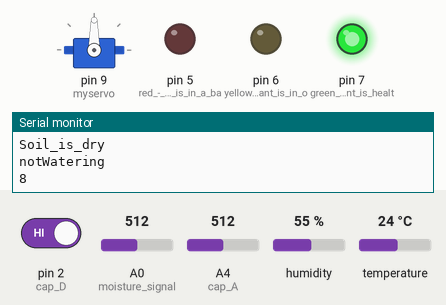
A sketch run on a simulated Arduino Uno, built with avr-gcc and run on an emulated ATmega328P. Parts: servo, output pins drawn as LEDs (lit = HIGH), the last lines printed to the serial monitor. The test bench sets the inputs (shaded band); at power-on: A0 (moisture_signal) = 512, pin 2 (cap_D) HIGH, A4 (cap_A) = 512, humidity 55 %, temperature 24 °C.

Above: at 2.8 s.
2.9 s: A0 (moisture_signal) set to 1010
At 4.7 s:
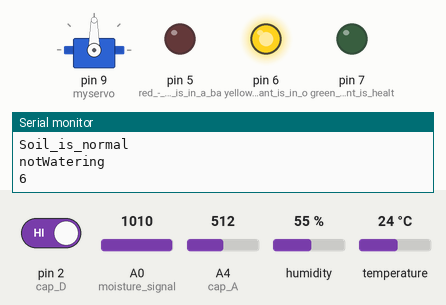
9.2 s: pin 2 (cap_D) driven LOW
At 9.7 s:
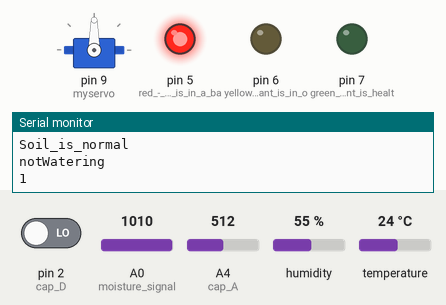
Timing chart, 0 to 12.2 s (numbered marks = the images above; inputs shaded):
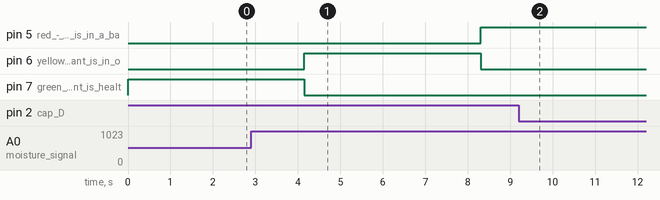

The sketch:

smartIrrigation.ino
```cpp
// program: A simple water irrigation system that leaks water when the interval time is up, if it is not currently raining. Sensors used
// include DHT11 temp and humidity, rain sensor, and soil moisture sensor. Additionally, the system uses 3 leds for visual indication of watering intervals,
// as well as tubing attached to a servomotor which is triggered and tilted for water leaking.
//LEDS
int plantHealth = 0;

// RAIN SENSOR:
const int cap_D = 2;
const int cap_A = A4;
int rainAnalog;

// DHT TEMP AND HUMID:
#include "DHT.h"
#define DHTPIN A1     // Digital pin connected to the DHT sensor
#define DHTTYPE DHT11   // DHT 11
DHT dht(DHTPIN, DHTTYPE);

// SOIL MOISTURE AND SERVO:
int moisture_signal = A0;
const int dryValue = 996;
int timer = 0;

int waterTime = 10; // adjustable interval time of which the plant is watered.
// is a minute (60secs) at default.
//int waterTime2 = 3600; //an alt value for the water interval. = an hour

//SERVO MOTOR:
#include <Servo.h>
Servo myservo;
int pos = 0;

void setup() {
  // put your setup code here, to run once:
  Serial.begin(9600);
  //LEDS
  pinMode(7, OUTPUT); //green - if plant is healthy and good condition
  pinMode(6, OUTPUT); // yellow - if plant is in ok conditions
  pinMode(5, OUTPUT); // red - if plant is in a bad state

  //SERVO
  myservo.attach(9);  // attaches the servo on pin 9 to the servo object  // for dht module

  //DHT
  dht.begin();

  //RAIN SENSOR
  pinMode(cap_D, INPUT);
  pinMode(cap_A, INPUT);
}

void loop() {
  // LED - CHECK: - builds up via % of the water interval time specified, is then reset when watered
  if (plantHealth > waterTime - (waterTime/3)){
    digitalWrite(7, LOW);  //green turn off
    digitalWrite(6, LOW);  //yellow turn off
    digitalWrite(5, HIGH);  //red
    delay(1000);
  }
  else if (plantHealth < waterTime && plantHealth > waterTime/3){
    digitalWrite(5, LOW);  //red turn off
    digitalWrite(7, LOW);  //green turn off
    digitalWrite(6, HIGH);  //yellow
    delay(1000);
  }
  else {
    digitalWrite(5, LOW);  //red turn off
    digitalWrite(6, LOW);  //yellow turn off
    digitalWrite(7, HIGH);  //green
    delay(1000);
  }

  // DHT - writes humidity, temp and heat index in C and F (not humidity):
  float h = dht.readHumidity();
  float t = dht.readTemperature();
  float f = dht.readTemperature(true);
  float hif = dht.computeHeatIndex(f, h);
  float hic = dht.computeHeatIndex(t, h, false);
  Serial.println(h);
  Serial.println(t);
  Serial.println(f);
  Serial.println(hic);
  Serial.println(hif);

  // RAIN SENSOR: - checks for rain, prints analog value, and changes isRaining bool for water condition
  bool isRaining;
  if(digitalRead(cap_D) == LOW) {
      Serial.println("Raining");
      isRaining = true;
      delay(10);
    } else{
      Serial.println("Not raining");
      //isRaining = false;
      isRaining = true;
      //- change this and uncomment the other if statement to see water condition
      delay(10);
    }
  rainAnalog=analogRead(cap_A);
   Serial.println(rainAnalog);

  //SOIL MOISTURE AND SERVO MOTOR - IF MOISTURE IS DRY, ITS NOT RAINING, & THE WATER INTERVAL TIME IS MET, PLANT WILL BE WATERED VIA SERVO MOTOR
  int Moisture = analogRead(moisture_signal);
  //Serial.print(" Moisture level: ");
  Serial.println(Moisture);
  if (Moisture < 1000){
  //if (Moisture >= dryValue){
    Serial.println("Soil_is_dry");
    if (timer >= waterTime && isRaining == false){
      // WATERING:
      Serial.println("Watering");
      plantHealth++; // adds health by watering
      for (pos = 180; pos >=1; pos--) { // goes from 180 degrees to 0 degrees
        myservo.write(pos);              // tell servo to go to position in variable 'pos'
        delay(10);
      }
      for (pos = 0; pos <180; pos ++) { // goes from 0 degrees to 180 degrees
      // in steps of 1 degree
        myservo.write(pos);              // tell servo to go to position in variable 'pos'
        delay(10);
      }
      plantHealth = 0;
      timer = 0;
    } else {
      Serial.println("notWatering");
    }
  }
  else if (Moisture <= 700){
      Serial.println("Soil_too_wet");
      Serial.println("notWatering");
  } else {
    Serial.println("Soil_is_normal");
    Serial.println("notWatering");
  }
  timer ++;
  plantHealth++;
  //Serial.print(" Seconds until next water: ");
 int val = waterTime - timer;
  Serial.println(val);
}
```
